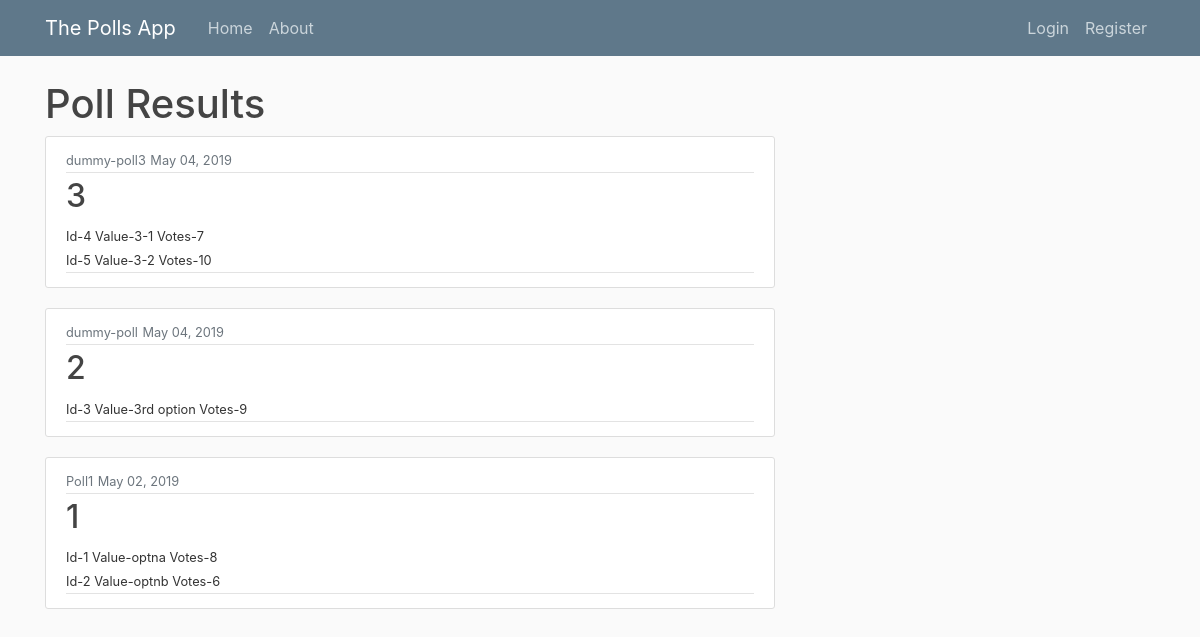
The app's page /results with its own data.
### poll_webapp/models.py (models this page shows)
class Poll(models.Model):
	title = models.CharField(max_length=50, default='dummy-poll')
	question_text = models.TextField(default='dummy-desc')
	date_posted = models.DateTimeField(default=timezone.now)
	"""docstring for Polls"""

class Poll_options(models.Model):
	question = models.ForeignKey(Poll, on_delete=models.CASCADE)
	option_text = models.CharField(max_length=28, default='a')

### poll_webapp/views.py (the view)
# urls.py: path('results', ResultListView.as_view(), name='poll-result'),
class ResultListView(ListView):
    model = Poll
    template_name = 'poll_webapp/results.html'
    context_object_name = 'polls_obj'
    ordering = ['-date_posted']

### poll_webapp/templates/poll_webapp/results.html
{% extends "poll_webapp/base.html" %}
{% block content %}
	<h1>Poll Results</h1>
		{% for poll in polls_obj %}
		<article class="media content-section">
		  <div class="media-body">
		    <div class="article-metadata">
		      <small class="text-muted">{{ poll.title }}</small>
		      <small class="text-muted">{{ poll.date_posted|date:"F d, Y" }}</small>
		    </div>
		    <h2 class="article-title">{{ poll.id }}</h2>
		    <div class="article-metadata">
				{% for ops in poll.poll_options_set.all %}
				<small>Id-{{ ops.id }} Value-{{ ops.option_text }} Votes-{{ ops.poll_votes_set.count }} </small><br />
				{% endfor %}
		    </div>
		  </div>
		</article>
		{% endfor %}
{% endblock content %}

### poll_webapp/static/poll_webapp/main.css (style rules this page uses)
body { background: #fafafa; color: #333333; margin-top: 5rem; }
h1, h2, h3, h4, h5, h6 { color: #444444; }
.content-section { background: #ffffff; padding: 10px 20px; border: 1px solid #dddddd; border-radius: 3px; margin-bottom: 20px; }
.article-title { color: #444444; }
.article-metadata { padding-bottom: 1px; margin-bottom: 4px; border-bottom: 1px solid #e3e3e3 }

### records on screen
Poll: title "dummy-poll3", date_posted "May 04, 2019", id "3"
Poll_options: id "4", option_text "3-1", poll_votes_set.count "7"
Poll_options: id "5", option_text "3-2", poll_votes_set.count "10"
Poll: title "dummy-poll", date_posted "May 04, 2019", id "2"
Poll_options: id "3", option_text "3rd option", poll_votes_set.count "9"
Poll: title "Poll1", date_posted "May 02, 2019", id "1"
Poll_options: id "1", option_text "optna", poll_votes_set.count "8"
Poll_options: id "2", option_text "optnb", poll_votes_set.count "6"
